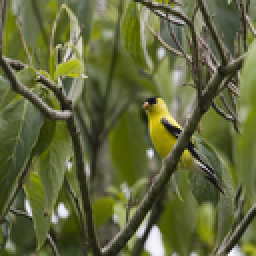
#> input picture task2_data/images/test/test_0041.png, 128 x 128 px, given in place of bird_00000.png, which was not available (shown 2 times larger)
$ python extract_extra_features_task2.py
#> lines starting #> are read from the running program, lines starting #| are printed output that depends on the picture; pictures that were not available may be replaced by others from this repository, and a replacement may not be noted
#> (reads task1_data/train_metadata.csv from the repository)
#> (reads task1_data/test_metadata.csv from the repository)
#> in main, img is the input picture: PIL image 128x128 RGB; mean R, G, B 98.1, 103.6, 60
"""
extract_extra_features_task2.py
-------------------------------
Engineer hand-crafted features from the raw 128x128 bird images. Same
spirit as extract_extra_features.py for Task 1, with one Task-2-motivated
adjustment: a finer hue histogram (36 bins instead of 24).

Rationale: many of the 10 bird species are defined by colour rather than
shape -- Cardinal (red), Blue Jay (blue), American Goldfinch and Yellow
Warbler (yellow), Red-Winged Blackbird (black with red shoulder), Wilson
Warbler (yellow + black cap). Hue is therefore likely to be one of the
strongest hand-crafted signals on this task, even though it cannot
distinguish the gull species or the sparrow species (which share colour).

Two feature groups, in this order:
1. LBP (Local Binary Patterns) histogram on grayscale -- 10 bins.
   Captures local texture: feather patterning, breast streaks, wing bars.
2. HSV summary -- 6-dim per-channel mean/std + 36-bin saturation-weighted
   hue histogram. Saturation-weighting suppresses contribution from
   near-grey pixels (sky, plain backgrounds, gull bodies) where hue is
   poorly defined.

Output: outputs/extra_features_task2.csv  (image_id, lbp_*, hsv_*, hue_*)
"""

import os
import numpy as np
import pandas as pd
from PIL import Image
from skimage import color
from skimage.feature import local_binary_pattern


DATA_DIR = "task2_data"
OUT_PATH = "outputs/extra_features_task2.csv"

LBP_P, LBP_R = 8, 1
N_LBP_BINS = LBP_P + 2        # 10 bins
N_HUE_BINS = 36               # finer than Task 1's 24 -- bird colours are
                              # diagnostic and we want narrow hue cells


def features_for_image(img_pil):
    """Return a 1D feature vector for one PIL Image (RGB)."""
    rgb = np.asarray(img_pil, dtype=np.float32) / 255.0      # H x W x 3 in [0,1]

    # --- LBP on grayscale
    gray = (color.rgb2gray(rgb) * 255).astype(np.uint8)
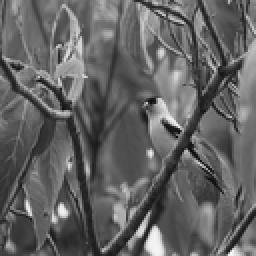
#> gray: shape (128, 128) (shown 2 times larger); min 10, max 254, mean 98.8
    lbp = local_binary_pattern(gray, LBP_P, LBP_R, method="uniform")
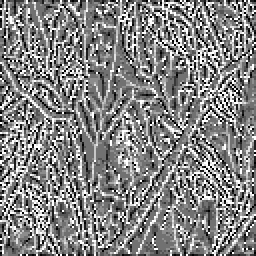
#> lbp: shape (128, 128) float64 (shown 2 times larger); min 0, max 9, mean 4.66; drawn with min black and max white
    lbp_hist, _ = np.histogram(lbp.ravel(), bins=N_LBP_BINS,
                               range=(0, N_LBP_BINS), density=True)
#> lbp_hist = [0.0535, 0.082, 0.0512, 0.106, 0.266, 0.116, 0.0563, 0.0833, 0.0733, 0.112]

    # --- HSV summary
    hsv = color.rgb2hsv(rgb)
#> hsv: shape (128, 128, 3) float32; mean of channels 0, 1, 2 0.195, 0.452, 0.411
    h, s, v = hsv[..., 0], hsv[..., 1], hsv[..., 2]
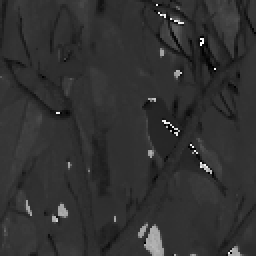
#> h: shape (128, 128) float32 (shown 2 times larger); min 0, max 0.995, mean 0.195
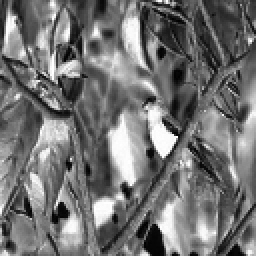
#> s: shape (128, 128) float32 (shown 2 times larger); min 0, max 1, mean 0.452
    hsv_stats = np.array([h.mean(), h.std(),
                          s.mean(), s.std(),
                          v.mean(), v.std()], dtype=np.float32)
#> hsv_stats = [0.195, 0.0758, 0.452, 0.226, 0.411, 0.154]

    # --- Saturation-weighted hue histogram. Greys (low s) contribute almost
    # nothing; the histogram therefore reflects the dominant *colourful*
    # pixels of the bird/background, not the white/grey gull bodies.
    hue_hist, _ = np.histogram(h.ravel(), bins=N_HUE_BINS, range=(0, 1),
                               weights=s.ravel(), density=False)
#> hue_hist = 36 values, max 3469.6 at index 6, min 0.0286 at index 29, mean 205.8
    if hue_hist.sum() > 0:
        hue_hist = hue_hist / hue_hist.sum()
#> hue_hist = 36 values, max 0.468 at index 6, min 3.86e-06 at index 29, mean 0.0278

    return np.concatenate([lbp_hist, hsv_stats, hue_hist]).astype(np.float32)


def main():
    os.makedirs(os.path.dirname(OUT_PATH), exist_ok=True)
    tr = pd.read_csv(os.path.join(DATA_DIR, "train_metadata.csv"))
    te = pd.read_csv(os.path.join(DATA_DIR, "test_metadata.csv"))
    all_meta = pd.concat([tr[["image_id", "image_path"]],
                          te[["image_id", "image_path"]]], ignore_index=True)

    feats = []
    for i, row in enumerate(all_meta.itertuples(index=False)):
        path = os.path.join(DATA_DIR, row.image_path)
        img = Image.open(path).convert("RGB")
        feats.append(features_for_image(img))
        if (i + 1) % 100 == 0:
            print(f"  {i+1}/{len(all_meta)}")
#> pass 2 of the loop in main, `for i, row in enumerate(all_meta.itertuples(index=False)):`:
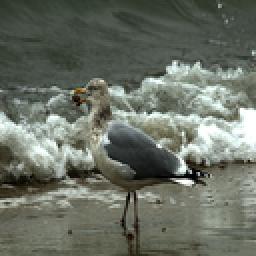
#> input picture task2_data/images/test/test_0045.png, 128 x 128 px, given in place of bird_00001.png, which was not available (shown 2 times larger)
#> in main, img is the input picture: PIL image 128x128 RGB; mean R, G, B 105.3, 111.5, 100
#> in features_for_image (call 2), `lbp = local_binary_pattern(gray, LBP_P, LBP_R, method="uniform")`:
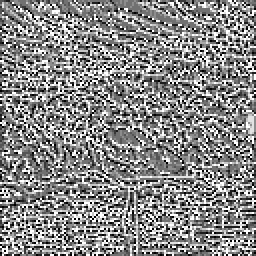
#> lbp: shape (128, 128) float64 (shown 2 times larger); min 0, max 9, mean 4.83; drawn with min black and max white
#> lbp_hist = [0.0662, 0.0911, 0.0659, 0.105, 0.16, 0.12, 0.0709, 0.0903, 0.0878, 0.144]
#> hsv: shape (128, 128, 3) float32; mean of channels 0, 1, 2 0.276, 0.137, 0.439
#> in features_for_image (call 2), `h, s, v = hsv[..., 0], hsv[..., 1], hsv[..., 2]`:
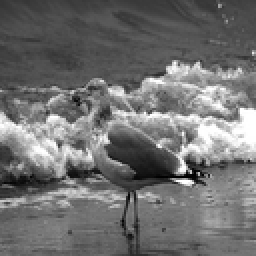
#> v: shape (128, 128) float32 (shown 2 times larger); min 0, max 1, mean 0.439
#> hsv_stats = [0.276, 0.0963, 0.137, 0.0851, 0.439, 0.193]
#> in features_for_image (call 2), `hue_hist, _ = np.histogram(h.ravel(), bins=N_HUE_BINS, range=(0, 1), w..`: hue_hist = 36 values, max 307.7 at index 10, min 0 at index 23, mean 62.23
#> in features_for_image (call 2), `hue_hist = hue_hist / hue_hist.sum()`: hue_hist = 36 values, max 0.137 at index 10, min 0 at index 23, mean 0.0278

    feats = np.vstack(feats)
    print(f"Feature matrix: {feats.shape}")

    cols = ([f"lbp_{i}" for i in range(N_LBP_BINS)]
            + ["hsv_h_mean", "hsv_h_std",
               "hsv_s_mean", "hsv_s_std",
               "hsv_v_mean", "hsv_v_std"]
            + [f"hue_{i}" for i in range(N_HUE_BINS)])
    df = pd.DataFrame(feats, columns=cols)
    df.insert(0, "image_id", all_meta["image_id"].values)
    df.to_csv(OUT_PATH, index=False)
    print(f"Wrote {OUT_PATH}")


if __name__ == "__main__":
#> (the run stopped early here; a loop or call above may not have finished)
